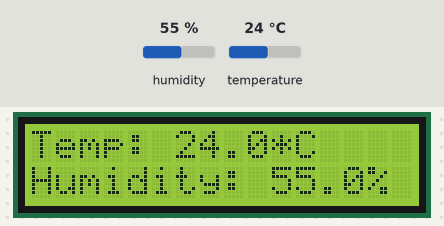
Recording of a program running on a simulated Raspberry Pi (BCM pin numbers). Parts: 16×2 character LCD. The inputs (shaded band) are chosen by the test bench; at power-on: humidity 55 %, temperature 24 °C.

Above: at 1.2 s.
1.3 s: humidity set to 22 %
At 5.5 s:
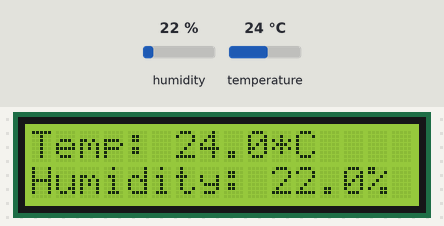
5.9 s: temperature set to 12 °C
At 9.1 s:
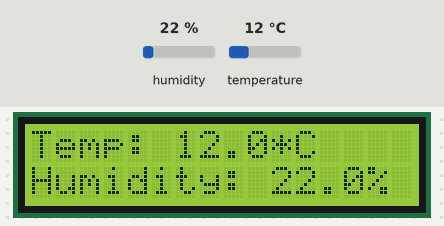
10.5 s: humidity set to 40 %
At 12.7 s:
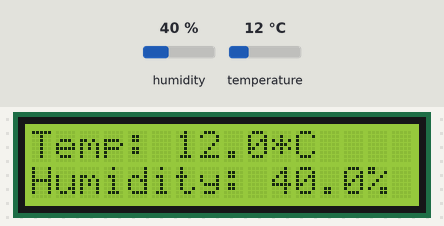
15.1 s: temperature set to 19 °C
At 19.8 s:
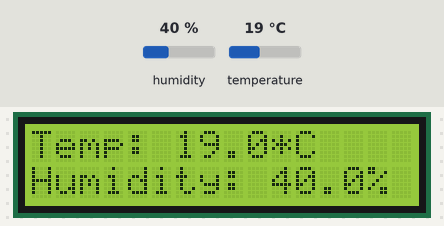
Timing chart, 0 to 20.8 s (numbered marks = the images above; inputs shaded):
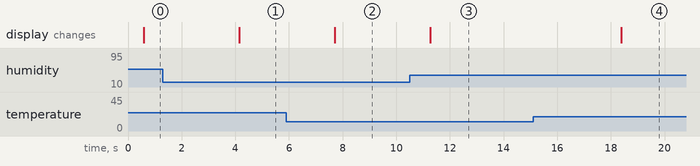

The program:

DHT22.py
```python
# !/usr/bin/env python
# Author: Thiele / http://tutorials-raspberrypi.de/raspberry-pi-luftfeuchtigkeit-temperatur-messen-dht11-dht22/
# DHT22 / AM2302 Temperature and Humidity Sensor

import Adafruit_DHT
from Adafruit_CharLCD import Adafruit_CharLCD
from time import sleep
import RPi.GPIO as GPIO

GPIO.setmode(GPIO.BCM)

lcd = Adafruit_CharLCD(rs=4, en=17,
                       d4=18, d5=22, d6=23, d7=24,
                       cols=16, lines=2)

lcd.set_cursor(0, 0)
lcd.clear()

sensor = Adafruit_DHT.DHT22
pin = 25


while True:

    humidity, temperature = Adafruit_DHT.read_retry(sensor, pin)
    # print(humidity)
    # print(temperature)

    line1 = "Temp: " + str(temperature) + "*C"
    line2 = "Humidity: " + str(round(humidity, 2)) + "%"
    lcd.set_cursor(0, 0)
    lcd.message(line1)
    lcd.set_cursor(0, 1)
    lcd.message(line2)

    # 2 second cooldown on DHT22 minimum
    sleep(3)

GPIO.cleanup()
```

Measured:
- after the input at 1.3 s, the display: changes after 2.8 s (image 1)
- after the input at 5.9 s, the display: changes after 1.8 s (image 2)
- after the input at 10.5 s, the display: changes after 0.76 s (image 3)
- after the input at 15.1 s, the display: changes after 3.3 s (image 4)
